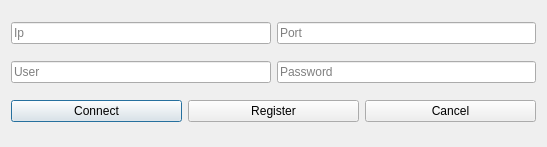
<?xml version="1.0" encoding="UTF-8"?>
<ui version="4.0">
 <class>ConnectDialog</class>
 <widget class="QDialog" name="ConnectDialog">
  <property name="geometry">
   <rect>
    <x>0</x>
    <y>0</y>
    <width>547</width>
    <height>147</height>
   </rect>
  </property>
  <property name="windowTitle">
   <string>Connect</string>
  </property>
  <layout class="QVBoxLayout" name="verticalLayout">
   <item>
    <layout class="QHBoxLayout" name="horizontalLayout_3">
     <item>
      <widget class="QLineEdit" name="IpInput">
       <property name="text">
        <string/>
       </property>
       <property name="placeholderText">
        <string>Ip</string>
       </property>
      </widget>
     </item>
     <item>
      <widget class="QLineEdit" name="PortInput">
       <property name="text">
        <string/>
       </property>
       <property name="placeholderText">
        <string>Port</string>
       </property>
      </widget>
     </item>
    </layout>
   </item>
   <item>
    <layout class="QHBoxLayout" name="horizontalLayout_2">
     <item>
      <widget class="QLineEdit" name="UserInput">
       <property name="text">
        <string/>
       </property>
       <property name="placeholderText">
        <string>User</string>
       </property>
      </widget>
     </item>
     <item>
      <widget class="QLineEdit" name="PassInput">
       <property name="text">
        <string/>
       </property>
       <property name="echoMode">
        <enum>QLineEdit::Password</enum>
       </property>
       <property name="placeholderText">
        <string>Password</string>
       </property>
      </widget>
     </item>
    </layout>
   </item>
   <item>
    <layout class="QHBoxLayout" name="horizontalLayout">
     <item>
      <widget class="QPushButton" name="ConnectBtn">
       <property name="text">
        <string>Connect</string>
       </property>
      </widget>
     </item>
     <item>
      <widget class="QPushButton" name="RegisterBtn">
       <property name="text">
        <string>Register</string>
       </property>
      </widget>
     </item>
     <item>
      <widget class="QPushButton" name="CancelBtn">
       <property name="text">
        <string>Cancel</string>
       </property>
      </widget>
     </item>
    </layout>
   </item>
  </layout>
 </widget>
 <tabstops>
  <tabstop>IpInput</tabstop>
  <tabstop>PortInput</tabstop>
  <tabstop>UserInput</tabstop>
  <tabstop>PassInput</tabstop>
  <tabstop>ConnectBtn</tabstop>
  <tabstop>RegisterBtn</tabstop>
  <tabstop>CancelBtn</tabstop>
 </tabstops>
 <resources/>
 <connections/>
</ui>
